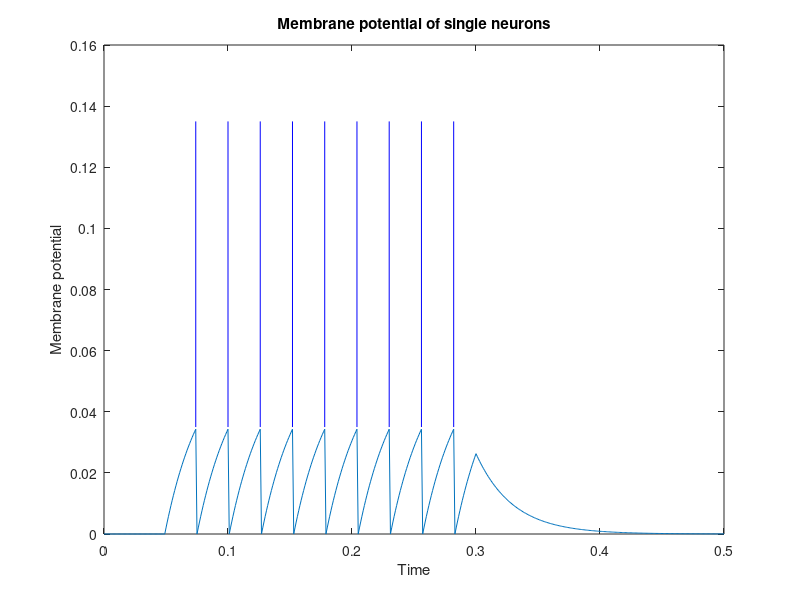

The MATLAB source for this figure:
%%%%%MATLAB code for adaptive LIF neuron written by Faramarz Faghihi%%%%

clear

% membrane constants
tau = 0.030;
R = 3e7;
E = 0;
thresh = 0.035;

% Time
dt = 0.001;
T = 0.5;
No_steps = T ./ dt;
ts = linspace(0, T, No_steps + 1);

% Injection current
I_0 = 2e-9;
I_len = 0.25;
I_start = 0.05;
I_start_index = I_start ./ dt
I_finish_index = (I_start + I_len) ./ dt;
I = zeros(1, No_steps + 1);
I(I_start_index:I_finish_index) = I_0;

% membrane potential
V_0 = 0;
V = zeros(1, No_steps + 1);
V(1) = V_0;
t_spikes = [];
%-------------------------------------------------------------------------
for i=1:No_steps
    dV = (1 ./ tau) .* (E - V(i) + I(i) .* R) .* dt;
    V(i+1) = V(i) + dV;
    if V(i+1) > thresh
        V(i+1) = E;
        t_spikes = [t_spikes (i - 1) * dt];
    end
end
%-------------------------------------------------------------------------

spike_height = 0.1;
No_spikes = length(t_spikes);

if No_spikes > 0
    spts = [t_spikes; t_spikes];
    y1 = thresh .* ones(1, No_spikes);
    y2 = y1 + spike_height;
    sp = [y2; y1];
end

%--------------------------------------------------------------------------

clf
plot(ts, V);
xlabel('Time') 
ylabel('Membrane potential') 
title('Membrane potential of single neurons')
hold on
if No_spikes > 0
    h = line(spts, sp);
    for k=1:length(h)
        set(h(k), 'Color', [0 0 1])
    end
end

hold off
